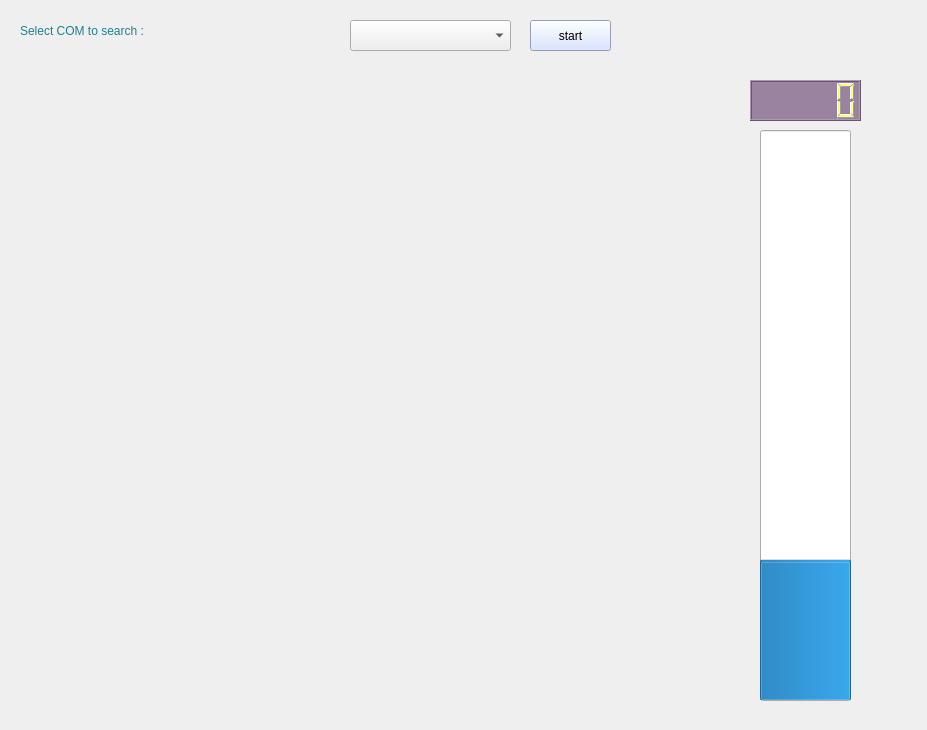
<?xml version="1.0" encoding="UTF-8"?>
<ui version="4.0">
 <class>Form</class>
 <widget class="QWidget" name="Form">
  <property name="geometry">
   <rect>
    <x>0</x>
    <y>0</y>
    <width>927</width>
    <height>730</height>
   </rect>
  </property>
  <property name="windowTitle">
   <string>Airplane</string>
  </property>
  <property name="styleSheet">
   <string notr="true"/>
  </property>
  <widget class="QPushButton" name="start">
   <property name="geometry">
    <rect>
     <x>530</x>
     <y>20</y>
     <width>81</width>
     <height>31</height>
    </rect>
   </property>
   <property name="styleSheet">
    <string notr="true">font: 87 12pt &quot;Arial Black&quot;;
background-color: rgb(206, 221, 255);
</string>
   </property>
   <property name="text">
    <string>start</string>
   </property>
  </widget>
  <widget class="QComboBox" name="comboBox_port">
   <property name="geometry">
    <rect>
     <x>350</x>
     <y>20</y>
     <width>161</width>
     <height>31</height>
    </rect>
   </property>
  </widget>
  <widget class="QLabel" name="label">
   <property name="geometry">
    <rect>
     <x>20</x>
     <y>10</y>
     <width>331</width>
     <height>41</height>
    </rect>
   </property>
   <property name="styleSheet">
    <string notr="true">color: rgb(27, 130, 141);
font: 50 20pt &quot;Berlin Sans FB Demi&quot;;
</string>
   </property>
   <property name="text">
    <string>Select COM to search :</string>
   </property>
  </widget>
  <widget class="QWidget" name="VTKwidget" native="true">
   <property name="geometry">
    <rect>
     <x>10</x>
     <y>70</y>
     <width>701</width>
     <height>641</height>
    </rect>
   </property>
   <property name="styleSheet">
    <string notr="true"/>
   </property>
  </widget>
  <widget class="QProgressBar" name="progressBar">
   <property name="geometry">
    <rect>
     <x>760</x>
     <y>130</y>
     <width>91</width>
     <height>571</height>
    </rect>
   </property>
   <property name="layoutDirection">
    <enum>Qt::LeftToRight</enum>
   </property>
   <property name="styleSheet">
    <string notr="true"/>
   </property>
   <property name="value">
    <number>24</number>
   </property>
   <property name="orientation">
    <enum>Qt::Vertical</enum>
   </property>
  </widget>
  <widget class="QLCDNumber" name="lcdNumber">
   <property name="geometry">
    <rect>
     <x>750</x>
     <y>80</y>
     <width>111</width>
     <height>41</height>
    </rect>
   </property>
   <property name="styleSheet">
    <string notr="true">background-color: rgb(154, 131, 158);
color: rgb(255, 255, 127);</string>
   </property>
  </widget>
 </widget>
 <resources/>
 <connections/>
</ui>
